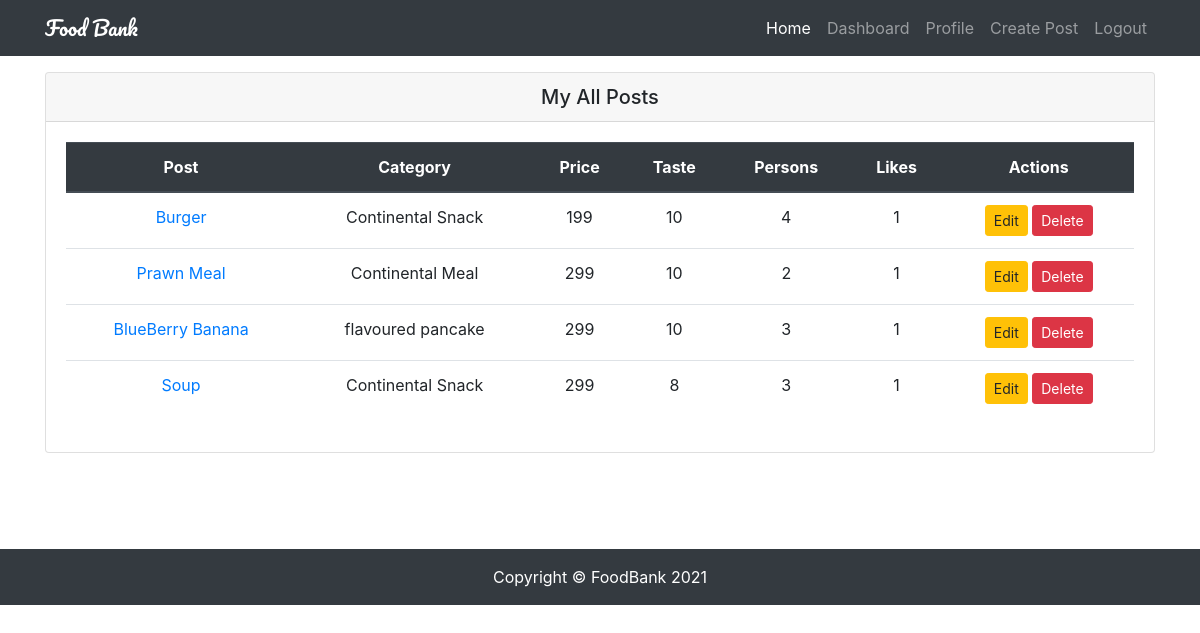
Page /dashboard/myposts/ (signed in) on the committed database.
### restaurants/models.py (models this page shows, shortened)
class Restaurant(models.Model):
    user = models.ForeignKey(User, on_delete=models.CASCADE)
    title = models.CharField(max_length=120)
    image = models.ImageField(upload_to='restaurants/')
    categories = models.CharField(max_length=120)
    location = models.CharField(max_length=120)
    price = models.IntegerField()
    vat = models.PositiveIntegerField(default=0)
    taste = models.PositiveIntegerField(choices=choices)
    persons = models.PositiveIntegerField(choices=choices)
    details = models.TextField()
    slug = models.SlugField(unique=True, blank=True)
    likes = models.ManyToManyField(User, related_name='post_likes', blank=True)
    views = models.IntegerField(default=0,blank=True)
    created_at = models.DateTimeField(auto_now_add=True)
    updated_at = models.DateTimeField(auto_now=True)
    is_active = models.BooleanField(default=True)
    def likes_count(self):
        return self.likes.count()

### restaurants/views.py (the view)
# urls.py: path('dashboard/myposts/', MyPostView.as_view(), name='my_posts'),
class MyPostView(LoginRequiredMixin, ListView):
    template_name = 'restaurants/my_posts.html'
    def get_queryset(self):
        return Restaurant.objects.filter(user=self.request.user)

### restaurants/context_processor.py (called while the page is built)
def categories(request):
    cat_list = []
    all_cat = Restaurant.objects.all()
    for cat in all_cat:
        name_list = cat.categories.split(',')
        for item in name_list:
            cat_list.append(item)
    cat_dict = {'categories': set(cat_list)}
    return cat_dict

def user_liked_posts(request):
    if request.user.is_authenticated:
        posts = Restaurant.objects.filter(likes=request.user.id)
        return {'user_liked_posts': posts}
    else:
        return {'user_liked_posts': None}

def recent_posts(request):
    posts = Restaurant.objects.all().order_by('-created_at')[:5]
    return {'recent_posts': posts}

### templates/restaurants/my_posts.html (shortened to what this page needs)
{% extends 'base.html' %}
{% block content %}
<div class="row my-3 mb-5">
    <div class="col-md-12 mb-5">
        <div class="card">
            <h5 class="card-header text-center">My All Posts</h5>
            <div class="card-body">
                {% if object_list %}
                <table class="table text-center">
                    <thead class="thead-dark">
                        <tr>
                            <th scope="col">Post</th>
                            <th scope="col">Category</th>
                            <th scope="col">Price</th>
                            <th scope="col">Taste</th>
                            <th scope="col">Persons</th>
                            <th scope="col">Likes</th>
                            <th scope="col">Actions</th>
                        </tr>
                    </thead>
                    <tbody>
                        {% for obj in object_list %}
                        <tr>
                            <td><a href="{% url 'detail' obj.slug %}">{{ obj.title }}</a></td>
                            <td>{{ obj.categories }}</td>
                            <td>{{ obj.price }}</td>
                            <td>{{ obj.taste }}</td>
                            <td>{{ obj.persons }}</td>
                            <td>{{ obj.likes_count }}</td>
                            <td>
                                <a class="btn btn-warning btn-sm" href="{% url 'update' obj.slug %}" role="button">Edit</a>
                                <a class="btn btn-danger btn-sm" href="{% url 'delete' obj.slug %}" role="button">Delete</a>
                            </td>
                        </tr>
                        {% endfor %}
                    </tbody>
                </table>
                {% else %}
                <p>You have not any post yet !! <a href="{% url 'create' %}">Create a new one..</a></p>
                {% endif %}
            </div>
        </div>
    </div>
</div>
{% endblock content %}

### static/restaurants/css/style.css (style rules this page uses)
body { padding-top: 56px; }

### rows in the picture
Restaurant: title "Burger", categories "Continental Snack", price "199", taste "10", persons "4", likes_count "1"
Restaurant: title "Prawn Meal", categories "Continental Meal", price "299", taste "10", persons "2", likes_count "1"
Restaurant: title "BlueBerry Banana", categories "flavoured pancake", price "299", taste "10", persons "3", likes_count "1"
Restaurant: title "Soup", categories "Continental Snack", price "299", taste "8", persons "3", likes_count "1"
